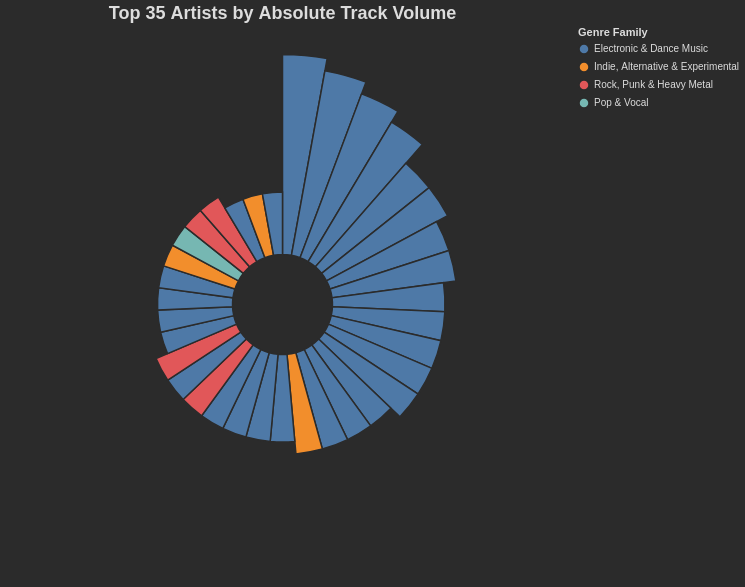

The notebook cell saved with this chart:
### Code cell
from Questions.genre_category import plot_artist_radial
radial_chart = plot_artist_radial(df_exploded_track_list, top_n=35)
radial_chart.display()

### Figure 1 — Vega-Lite specification as saved in the notebook (floating-point values rounded to 4 significant figures)
{"config": {"view": {"continuousWidth": 300, "continuousHeight": 300, "stroke": "transparent"}, "background": "#2b2b2b", "legend": {"labelColor": "#dddddd", "orient": "right", "titleColor": "#dddddd"}, "title": {"anchor": "middle", "color": "#dddddd", "fontSize": 18}}, "data": {"name": "data-2b557f8c2f77631594edef8fee51dc20"}, "mark": {"type": "arc", "innerRadius": 50, "stroke": "#2b2b2b", "strokeWidth": 1.5}, "encoding": {"color": {"field": "primary_parent", "scale": {"domain": ["Electronic & Dance Music", "Indie, Alternative & Experimental", "Rock, Punk & Heavy Metal", "Pop & Vocal"], "range": ["#4e79a7", "#f28e2c", "#e15759", "#76b7b2"]}, "title": "Genre Family", "type": "nominal"}, "opacity": {"condition": {"param": "param_615a1c9927d49475", "value": 1.0}, "value": 0.5}, "radius": {"field": "track_count", "scale": {"rangeMax": 250, "rangeMin": 50, "type": "linear", "zero": true}, "type": "quantitative"}, "theta": {"field": "artist_name", "sort": {"field": "track_count", "op": "sum", "order": "descending"}, "type": "nominal"}, "tooltip": [{"field": "artist_name", "title": "Artist", "type": "nominal"}, {"field": "primary_parent", "title": "Genre Family", "type": "nominal"}, {"field": "primary_sub", "title": "Top Sub-genre", "type": "nominal"}, {"field": "track_count", "title": "Tracks Saved", "type": "quantitative"}]}, "height": 555, "params": [{"name": "param_615a1c9927d49475", "select": {"type": "point", "clear": "mouseout", "fields": ["artist_name"], "on": "mouseover"}}], "title": "Top 35 Artists by Absolute Track Volume", "width": 555, "$schema": "https://vega.github.io/schema/vega-lite/v6.1.0.json", "datasets": {"data-2b557f8c2f77631594edef8fee51dc20": [{"artist_name": "Miguel Campbell", "track_count": 16, "primary_parent": "Electronic & Dance Music", "primary_sub": "nu disco"}, {"artist_name": "Kalte Liebe", "track_count": 15, "primary_parent": "Electronic & Dance Music", "primary_sub": "techno"}, {"artist_name": "Hidden Empire", "track_count": 14, "primary_parent": "Electronic & Dance Music", "primary_sub": "melodic techno"}, {"artist_name": "Township Rebellion", "track_count": 13, "primary_parent": "Electronic & Dance Music", "primary_sub": "melodic techno"}, {"artist_name": "In Verruf", "track_count": 11, "primary_parent": "Electronic & Dance Music", "primary_sub": "hard techno"}, {"artist_name": "GHEIST", "track_count": 11, "primary_parent": "Electronic & Dance Music", "primary_sub": "melodic techno"}, {"artist_name": "Amelie Lens", "track_count": 10, "primary_parent": "Electronic & Dance Music", "primary_sub": "techno"}, {"artist_name": "KAS:ST", "track_count": 10, "primary_parent": "Electronic & Dance Music", "primary_sub": "melodic techno"}, {"artist_name": "TRYM", "track_count": 9, "primary_parent": "Electronic & Dance Music", "primary_sub": "hard techno"}, {"artist_name": "Rone", "track_count": 9, "primary_parent": "Electronic & Dance Music", "primary_sub": "electro"}, {"artist_name": "Digitalism", "track_count": 9, "primary_parent": "Electronic & Dance Music", "primary_sub": "electroclash"}, {"artist_name": "Alignment", "track_count": 9, "primary_parent": "Electronic & Dance Music", "primary_sub": "hard techno"}, {"artist_name": "Mall Grab", "track_count": 9, "primary_parent": "Electronic & Dance Music", "primary_sub": "lo-fi house"}, {"artist_name": "Einmusik", "track_count": 8, "primary_parent": "Electronic & Dance Music", "primary_sub": "melodic techno"}, {"artist_name": "David Strasser", "track_count": 8, "primary_parent": "Electronic & Dance Music", "primary_sub": "hard techno"}, {"artist_name": "Breakbot", "track_count": 8, "primary_parent": "Electronic & Dance Music", "primary_sub": "french house"}, {"artist_name": "Arctic Monkeys", "track_count": 8, "primary_parent": "Indie, Alternative & Experimental", "primary_sub": "indie"}, {"artist_name": "Jan Blomqvist", "track_count": 7, "primary_parent": "Electronic & Dance Music", "primary_sub": "melodic house"}, {"artist_name": "Klangkuenstler", "track_count": 7, "primary_parent": "Electronic & Dance Music", "primary_sub": "hard techno"}, {"artist_name": "Agents Of Time", "track_count": 7, "primary_parent": "Electronic & Dance Music", "primary_sub": "melodic techno"}, {"artist_name": "I Hate Models", "track_count": 7, "primary_parent": "Electronic & Dance Music", "primary_sub": "techno"}, {"artist_name": "The Strokes", "track_count": 7, "primary_parent": "Rock, Punk & Heavy Metal", "primary_sub": "garage rock"}, {"artist_name": "Darius", "track_count": 7, "primary_parent": "Electronic & Dance Music", "primary_sub": "french house"}, {"artist_name": "The Beatles", "track_count": 7, "primary_parent": "Rock, Punk & Heavy Metal", "primary_sub": "classic rock"}, {"artist_name": "Funk Tribu", "track_count": 6, "primary_parent": "Electronic & Dance Music", "primary_sub": "hard house"}, {"artist_name": "Brutalismus 3000", "track_count": 6, "primary_parent": "Electronic & Dance Music", "primary_sub": "techno"}, {"artist_name": "Layton Giordani", "track_count": 6, "primary_parent": "Electronic & Dance Music", "primary_sub": "techno"}, {"artist_name": "Teenage Mutants", "track_count": 6, "primary_parent": "Electronic & Dance Music", "primary_sub": "techno"}, {"artist_name": "Metronomy", "track_count": 6, "primary_parent": "Indie, Alternative & Experimental", "primary_sub": "new rave"}, {"artist_name": "Placebo", "track_count": 6, "primary_parent": "Pop & Vocal", "primary_sub": "britpop"}, {"artist_name": "Red Hot Chili Peppers", "track_count": 6, "primary_parent": "Rock, Punk & Heavy Metal", "primary_sub": "funk rock"}, {"artist_name": "The Killers", "track_count": 6, "primary_parent": "Rock, Punk & Heavy Metal", "primary_sub": "alternative rock"}, {"artist_name": "Fred again..", "track_count": 5, "primary_parent": "Electronic & Dance Music", "primary_sub": "stutter house"}, {"artist_name": "Amirali", "track_count": 5, "primary_parent": "Indie, Alternative & Experimental", "primary_sub": "indie dance"}, {"artist_name": "Giolì & Assia", "track_count": 5, "primary_parent": "Electronic & Dance Music", "primary_sub": "melodic techno"}]}}
